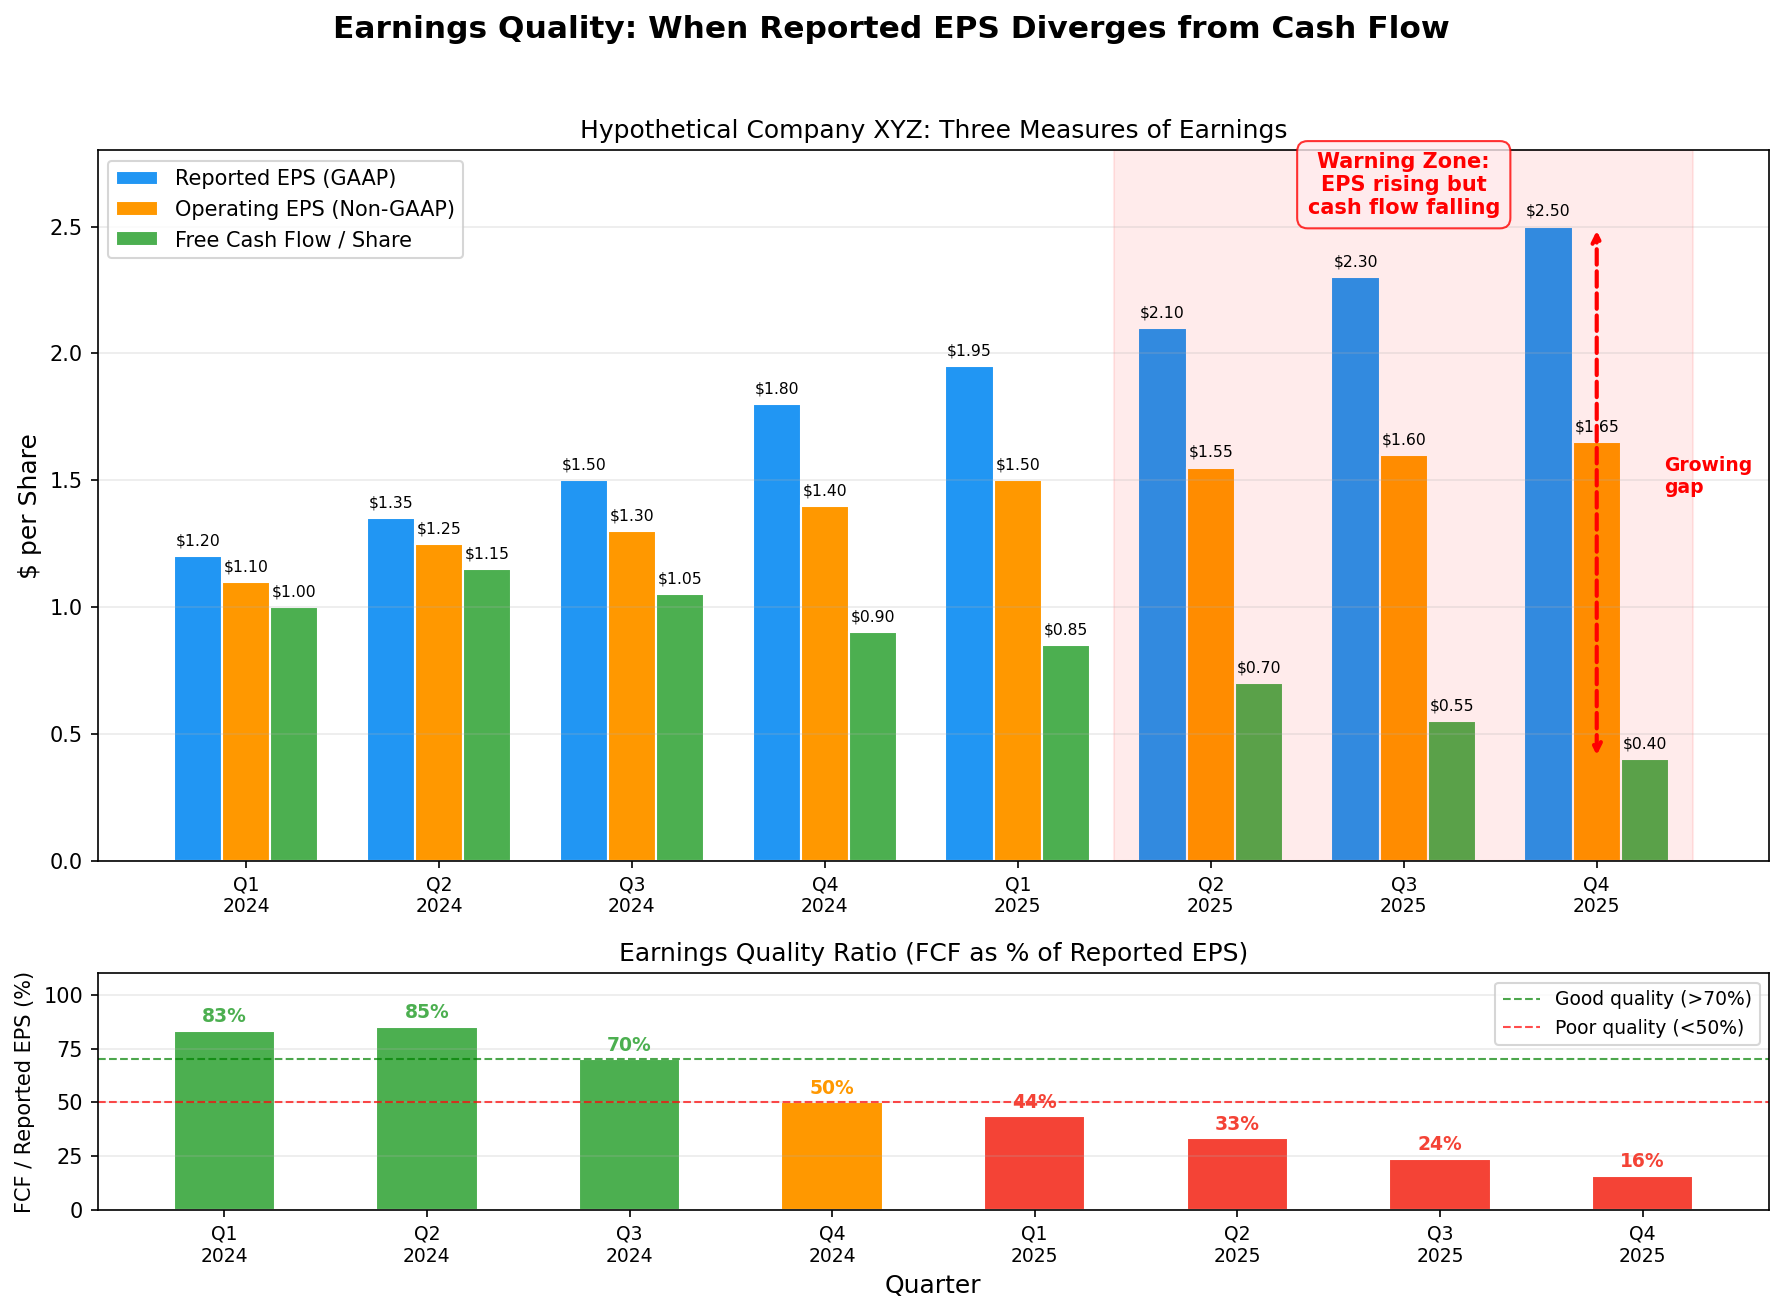

Python code for this plot:
"""
Week 20 - Earnings Quality Visualization
==========================================
Bar chart comparing Reported EPS vs Operating EPS vs Free Cash Flow
per share for a hypothetical company across quarters, showing how
these metrics can diverge and signal earnings quality issues.
Output: week20_earnings_quality.png
"""

import numpy as np
import matplotlib.pyplot as plt
import os

# ---------------------------------------------------------------------------
# 1. Define quarterly data for a hypothetical company
# ---------------------------------------------------------------------------
quarters = ['Q1\n2024', 'Q2\n2024', 'Q3\n2024', 'Q4\n2024',
            'Q1\n2025', 'Q2\n2025', 'Q3\n2025', 'Q4\n2025']

# Reported EPS (GAAP) - includes one-time items, can be inflated
reported_eps = [1.20, 1.35, 1.50, 1.80, 1.95, 2.10, 2.30, 2.50]

# Operating EPS (Non-GAAP) - excludes one-time items, more stable
operating_eps = [1.10, 1.25, 1.30, 1.40, 1.50, 1.55, 1.60, 1.65]

# Free Cash Flow per share - the real cash generated
fcf_per_share = [1.00, 1.15, 1.05, 0.90, 0.85, 0.70, 0.55, 0.40]

# ---------------------------------------------------------------------------
# 2. Plot
# ---------------------------------------------------------------------------
fig, (ax1, ax2) = plt.subplots(2, 1, figsize=(12, 9),
                                gridspec_kw={'height_ratios': [3, 1]})
fig.suptitle('Earnings Quality: When Reported EPS Diverges from Cash Flow',
             fontsize=15, fontweight='bold', y=0.97)

x = np.arange(len(quarters))
width = 0.25

# -- Top panel: bar chart --
bars1 = ax1.bar(x - width, reported_eps, width, label='Reported EPS (GAAP)',
                color='#2196F3', edgecolor='white', linewidth=1)
bars2 = ax1.bar(x, operating_eps, width, label='Operating EPS (Non-GAAP)',
                color='#FF9800', edgecolor='white', linewidth=1)
bars3 = ax1.bar(x + width, fcf_per_share, width,
                label='Free Cash Flow / Share',
                color='#4CAF50', edgecolor='white', linewidth=1)

# Add value labels on top of bars
for bars in [bars1, bars2, bars3]:
    for bar in bars:
        height = bar.get_height()
        ax1.text(bar.get_x() + bar.get_width() / 2, height + 0.03,
                 f'${height:.2f}', ha='center', va='bottom', fontsize=7.5)

# Highlight the divergence zone
ax1.axvspan(4.5, 7.5, alpha=0.08, color='red')
ax1.text(6, 2.55, 'Warning Zone:\nEPS rising but\ncash flow falling',
         ha='center', fontsize=10, color='red', fontweight='bold',
         bbox=dict(boxstyle='round,pad=0.5', facecolor='#ffebee',
                   edgecolor='red', alpha=0.8))

# Arrow showing divergence
ax1.annotate('', xy=(7, 2.50), xytext=(7, 0.40),
             arrowprops=dict(arrowstyle='<->', color='red',
                             lw=2, ls='--'))
ax1.text(7.35, 1.45, 'Growing\ngap', fontsize=9, color='red',
         fontweight='bold')

ax1.set_ylabel('$ per Share', fontsize=12)
ax1.set_xticks(x)
ax1.set_xticklabels(quarters, fontsize=9)
ax1.legend(loc='upper left', fontsize=10)
ax1.set_title('Hypothetical Company XYZ: Three Measures of Earnings',
              fontsize=12)
ax1.grid(True, axis='y', alpha=0.25)
ax1.set_ylim(0, 2.8)

# -- Bottom panel: FCF/EPS ratio (quality score) --
quality_ratio = np.array(fcf_per_share) / np.array(reported_eps) * 100

colors = ['#4CAF50' if q >= 70 else '#FF9800' if q >= 50 else '#F44336'
          for q in quality_ratio]

ax2.bar(x, quality_ratio, 0.5, color=colors, edgecolor='white', linewidth=1)
ax2.axhline(y=70, color='green', linestyle='--', linewidth=1, alpha=0.7,
            label='Good quality (>70%)')
ax2.axhline(y=50, color='red', linestyle='--', linewidth=1, alpha=0.7,
            label='Poor quality (<50%)')

for i, q in enumerate(quality_ratio):
    ax2.text(i, q + 2, f'{q:.0f}%', ha='center', va='bottom',
             fontsize=9, fontweight='bold', color=colors[i])

ax2.set_xlabel('Quarter', fontsize=12)
ax2.set_ylabel('FCF / Reported EPS (%)', fontsize=10)
ax2.set_title('Earnings Quality Ratio (FCF as % of Reported EPS)', fontsize=12)
ax2.set_xticks(x)
ax2.set_xticklabels(quarters, fontsize=9)
ax2.legend(loc='upper right', fontsize=9)
ax2.set_ylim(0, 110)
ax2.grid(True, axis='y', alpha=0.25)

plt.tight_layout(rect=[0, 0, 1, 0.95])

# ---------------------------------------------------------------------------
# 3. Save
# ---------------------------------------------------------------------------
output_path = os.path.join(os.path.dirname(__file__),
                           'week20_earnings_quality.png')
plt.savefig(output_path, dpi=150, bbox_inches='tight')
plt.close()
print(f"Saved: {output_path}")
